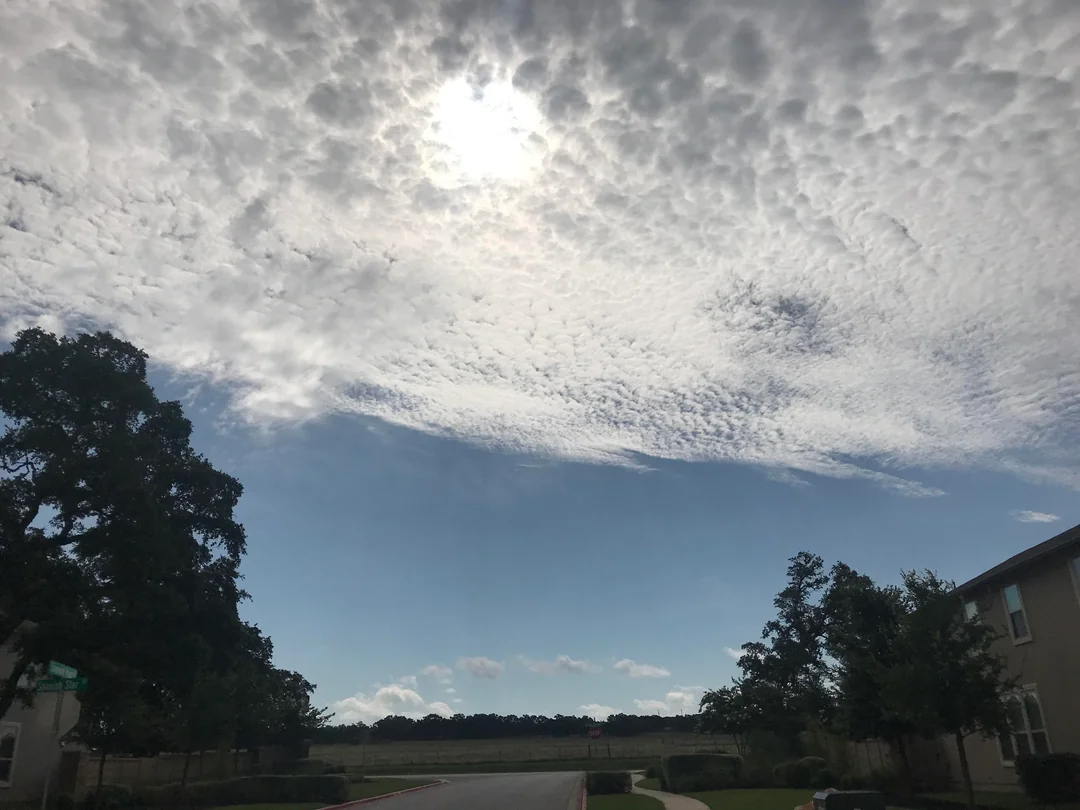
#> input picture samples/dripping-springs-tx.jpg, 1080 x 810 px
$ python -i opencv_solar.py   (imports and definitions only)
#> lines starting #> are read from the running program, lines starting #| are printed output that depends on the picture; after the words box and inside, x2 and y2 are one past the last pixel; in counts of white or black regions, pixels touching at a corner belong together
"""OpenCV solar / night estimator. Implements SolarEstimatorPort."""

from __future__ import annotations
import math
import datetime
from collections import Counter
from pathlib import Path

import cv2
import numpy as np
from PIL import Image

from irtc.domain.solar import SolarEstimate


class OpenCVSolarEstimator:

    def estimate(
        self,
        image_path: Path,
        sky_crop: np.ndarray | None = None,
    ) -> SolarEstimate:
        img_bgr = (
            cv2.cvtColor(sky_crop, cv2.COLOR_RGB2BGR)
            if sky_crop is not None
            else self._load(image_path)
        )
#> in _load, img is the input picture: shape (810, 1080, 3); mean B, G, R 139.7, 135.9, 129.8

        if self._is_night(img_bgr):
            stars = self._has_stars(img_bgr)
            return SolarEstimate(
                sun_visible  = False,
                elevation_deg= None,
                time_of_day  = "night",
                hour_range   = (20, 6),
                hemisphere   = None,
                lat_range    = None,
                season_hint  = None,
                confidence   = 0.9 if stars else 0.5,
            )

        h, w = img_bgr.shape[:2]
#> h = 768; w = 1024
        use_crop = sky_crop is not None

        sun_visible, sun_x, sun_y = self._detect_sun(img_bgr, use_crop)
        color_temp, time_of_day, hour_range = self._sky_color_analysis(img_bgr, use_crop)
        elevation_deg = self._estimate_elevation(sun_x, sun_y, h, time_of_day, use_crop, img_bgr)
        azimuth_deg = self._estimate_azimuth(sun_x, w) if sun_x is not None else None

        bt = self._backtrack_location(elevation_deg, hour_range, time_of_day)
        if bt is not None:
            hemisphere, lat_range, season_hint, estimated_lat, lat_conf = bt
        else:
            hemisphere = self._fallback_hemisphere(elevation_deg, time_of_day)
            lat_range = self._fallback_lat_range(elevation_deg, time_of_day)
            season_hint = self._fallback_season(color_temp, elevation_deg)
            estimated_lat = None
            lat_conf = None

        return SolarEstimate(
            sun_visible   = sun_visible,
            elevation_deg = elevation_deg,
            time_of_day   = time_of_day,
            hour_range    = hour_range,
            hemisphere    = hemisphere,
            lat_range     = lat_range,
            season_hint   = season_hint,
            confidence    = self._confidence(sun_visible, elevation_deg, color_temp, lat_conf),
            azimuth_deg   = azimuth_deg,
            estimated_lat = estimated_lat,
            lat_confidence= lat_conf,
        )

    # Night / star detection

    @staticmethod
    def _is_night(img_bgr: np.ndarray) -> bool:
        return float(cv2.cvtColor(img_bgr, cv2.COLOR_BGR2HSV)[:, :, 2].mean()) < 45

    # [9 lines left out: function _has_stars, not called in this run]

    # Sun detection

    def _detect_sun(
        self, img_bgr: np.ndarray, use_sky_crop: bool
    ) -> tuple[bool, int | None, int | None]:
#> called with use_sky_crop = False
        h, w = img_bgr.shape[:2]

        if use_sky_crop:
            sky_mask  = np.any(img_bgr > 15, axis=-1).astype(np.uint8) * 255
            analysis  = img_bgr
        else:
            sky_mask  = None
            analysis  = img_bgr[:int(h * 0.70), :]
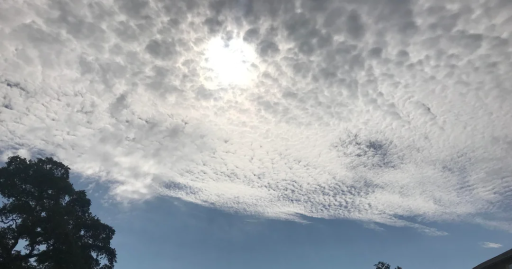
#> analysis: shape (537, 1024, 3) (shown at 1/2 size); mean B, G, R 167.7, 163.7, 159

        v = cv2.cvtColor(analysis, cv2.COLOR_BGR2HSV)[:, :, 2]
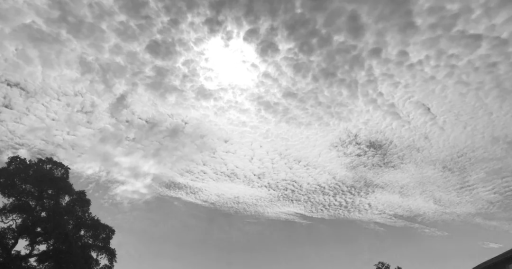
#> v: shape (537, 1024) (shown at 1/2 size); min 12, max 255, mean 169.7
        if sky_mask is not None:
            v = cv2.bitwise_and(v, v, mask=sky_mask)

        _, bright = cv2.threshold(v, 248, 255, cv2.THRESH_BINARY)
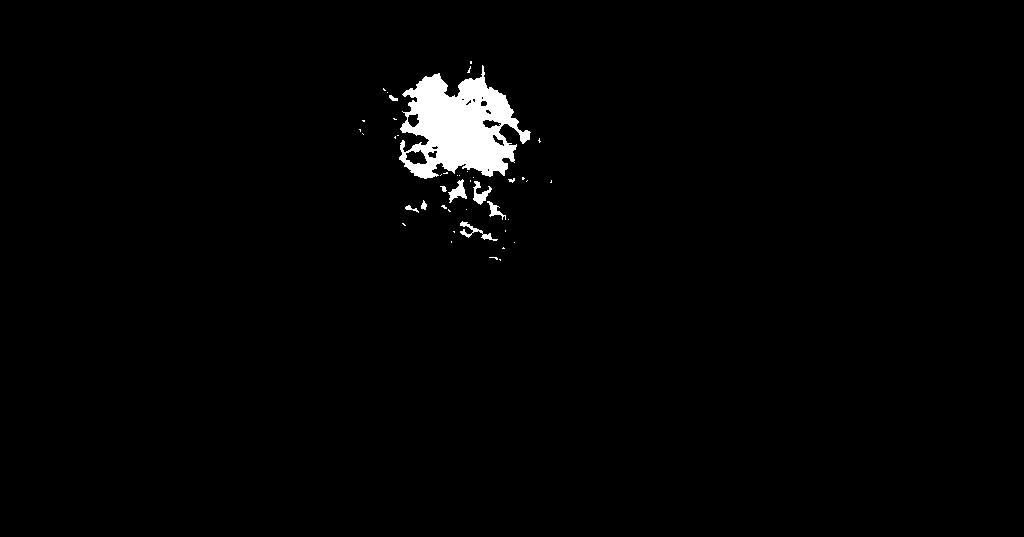
#> bright: shape (537, 1024); 1.7% white; 43 white regions (33 under 20 px), largest, box (x1, y1, x2, y2) and area: (399, 65, 531, 179) 8478, (448, 179, 467, 203) 199, (473, 181, 492, 205) 195
        bright = cv2.erode( bright, np.ones((3, 3)), iterations=2)
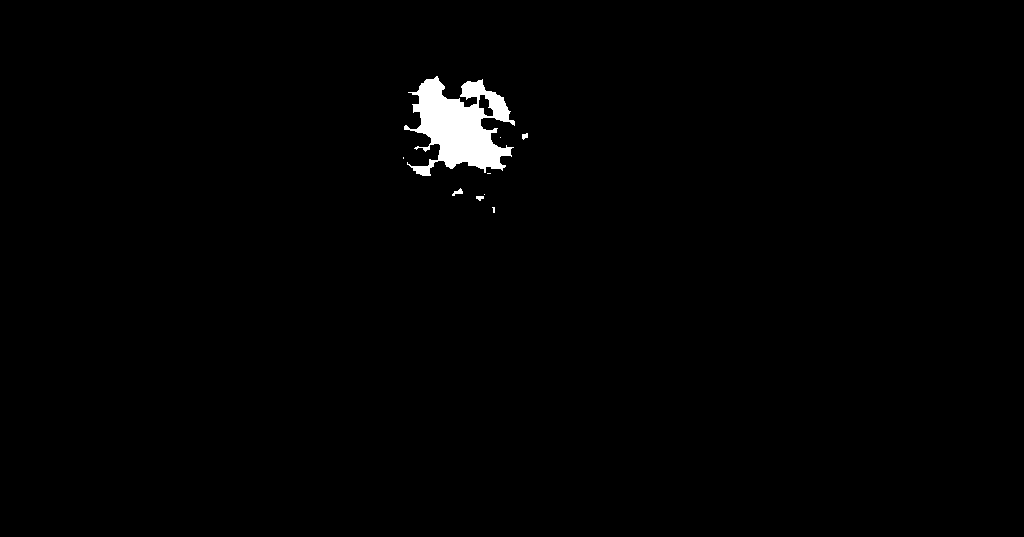
#> bright: shape (537, 1024); 1.1% white; 9 white regions (5 under 20 px), largest, box (x1, y1, x2, y2) and area: (404, 76, 515, 176) 5949, (452, 188, 463, 196) 42, (522, 133, 528, 140) 30, (476, 196, 484, 201) 29
        bright = cv2.dilate(bright, np.ones((5, 5)), iterations=3)
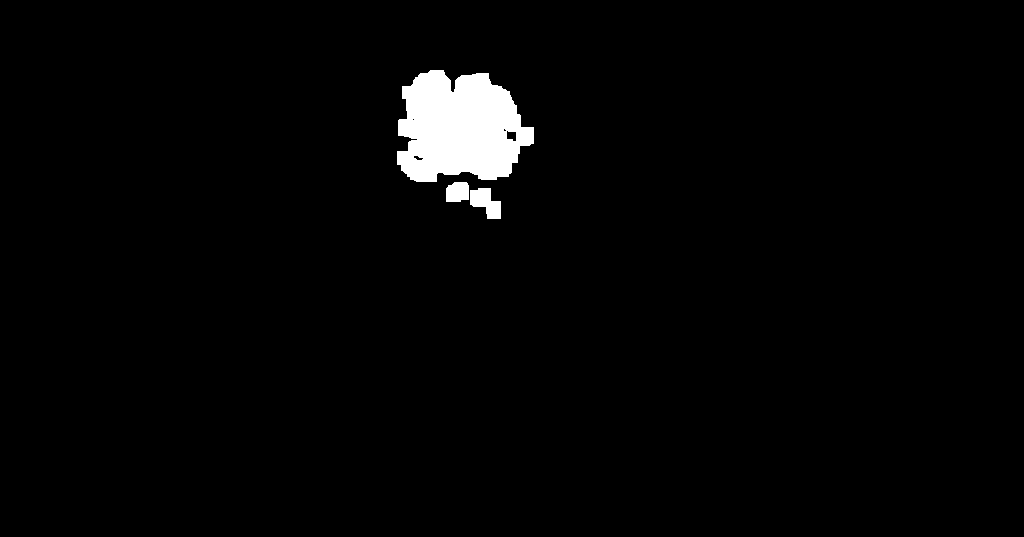
#> bright: shape (537, 1024); 2.3% white; 3 white regions

        contours, _ = cv2.findContours(bright, cv2.RETR_EXTERNAL, cv2.CHAIN_APPROX_SIMPLE)
#> contours = 3 contours; box (x1, y1, x2, y2) and area: (397, 70, 534, 182) 11248, (470, 188, 501, 219) 555, (446, 182, 469, 202) 376
        best, best_score = None, 0.0
        for c in contours:
            area = cv2.contourArea(c)
            if area < 30:
                continue
            circ = 4 * np.pi * area / (cv2.arcLength(c, True) ** 2 + 1e-6)
            M = cv2.moments(c)
            if M["m00"] == 0:
                continue
            cx, cy = int(M["m10"] / M["m00"]), int(M["m01"] / M["m00"])
            score  = circ * (1.5 if cy < h * 0.5 else 1.0)
            if score > best_score:
                best_score, best = score, (cx, cy)
#> this loop made 3 passes
#> (area, circ, cx, cy, score, best_score) on passes 1 to 2: (555, 0.514, 485, 202, 0.771, 0.771), (376, 0.79, 457, 191, 1.19, 1.19)
#> after the loop, best_score = 1.19
#> in estimate, `sun_visible, sun_x, sun_y = self._detect_sun(img_bgr, use_crop)`: sun_visible = True; sun_x = 457; sun_y = 191

        if best and best_score > 0.25:
            return True, best[0], best[1]

        # Fallback: brightest region as a sun-glare indicator
        if use_sky_crop and sky_mask is not None:
            blurred = cv2.GaussianBlur(cv2.cvtColor(analysis, cv2.COLOR_BGR2GRAY), (51, 51), 0)
            blurred = cv2.bitwise_and(blurred, blurred, mask=sky_mask)
        else:
            blurred = cv2.GaussianBlur(
                cv2.cvtColor(img_bgr[:int(h * 0.6), :], cv2.COLOR_BGR2GRAY), (51, 51), 0
            )
        _, max_val, _, max_loc = cv2.minMaxLoc(blurred)
        if max_val > 190:
            return False, max_loc[0], max_loc[1]
        return False, None, None

    # Sky analysis helpers

    def _sky_color_analysis(
        self, img_bgr: np.ndarray, use_sky_crop: bool
    ) -> tuple[float, str, tuple[int, int]]:
#> called with use_sky_crop = False
        if use_sky_crop:
            sky_rgb  = cv2.cvtColor(img_bgr, cv2.COLOR_BGR2RGB)
            sky_mask = np.any(sky_rgb > 15, axis=-1)
            rb = (float(sky_rgb[sky_mask, 0].mean()) / (float(sky_rgb[sky_mask, 2].mean()) + 1e-6)
                  if sky_mask.sum() > 200 else 0.6)
        else:
            h       = img_bgr.shape[0]
            sky_rgb = cv2.cvtColor(img_bgr[:int(h * 0.5), :], cv2.COLOR_BGR2RGB)
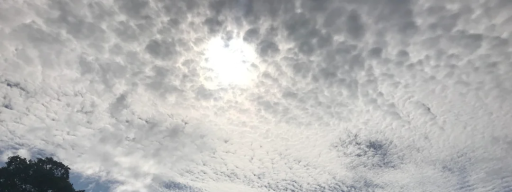
#> sky_rgb: shape (384, 1024, 3) (shown at 1/2 size); mean R, G, B 181.6, 181.5, 180.7
            rb      = float(sky_rgb[:, :, 0].mean()) / (float(sky_rgb[:, :, 2].mean()) + 1e-6)
#> rb = 1
#> in estimate, `color_temp, time_of_day, hour_range = self._sky_color_analysis(img_bgr..`: color_temp = 4000; time_of_day = 'golden_hour'; hour_range = (6, 9)

        if   rb < 0.6: ct = 7000.0
        elif rb < 0.9: ct = 5500.0
        elif rb < 1.5: ct = 4000.0
        elif rb < 2.5: ct = 3000.0
        else:          ct = 2000.0

        if   ct > 6000: return ct, "midday",       (10, 15)
        if   ct > 5000: return ct, "daytime",      ( 8, 18)
        if   ct > 3500: return ct, "golden_hour",  ( 6,  9)
        if   ct > 2500: return ct, "dawn_dusk",    ( 5,  8)
        return ct, "overcast", (0, 24)

    # Estimation helpers

    def _estimate_elevation(
        self, sun_x: int | None, sun_y: int | None, h: int, tod: str,
        use_crop: bool, img_bgr: np.ndarray,
    ) -> float | None:
        if sun_x is not None and sun_y is not None:
            horizon_y = self._detect_horizon(img_bgr, h, use_crop)
            rel = max(0.0, min(1.0, (horizon_y - sun_y) / horizon_y))
            return round(rel * 90.0, 1)
        return {"midday": 55.0, "golden_hour": 15.0, "dawn_dusk": 5.0}.get(tod)

    @staticmethod
    def _detect_horizon(img_bgr: np.ndarray, h: int, use_crop: bool) -> float:
#> called with h = 768, use_crop = False
        gray = cv2.cvtColor(img_bgr, cv2.COLOR_BGR2GRAY)
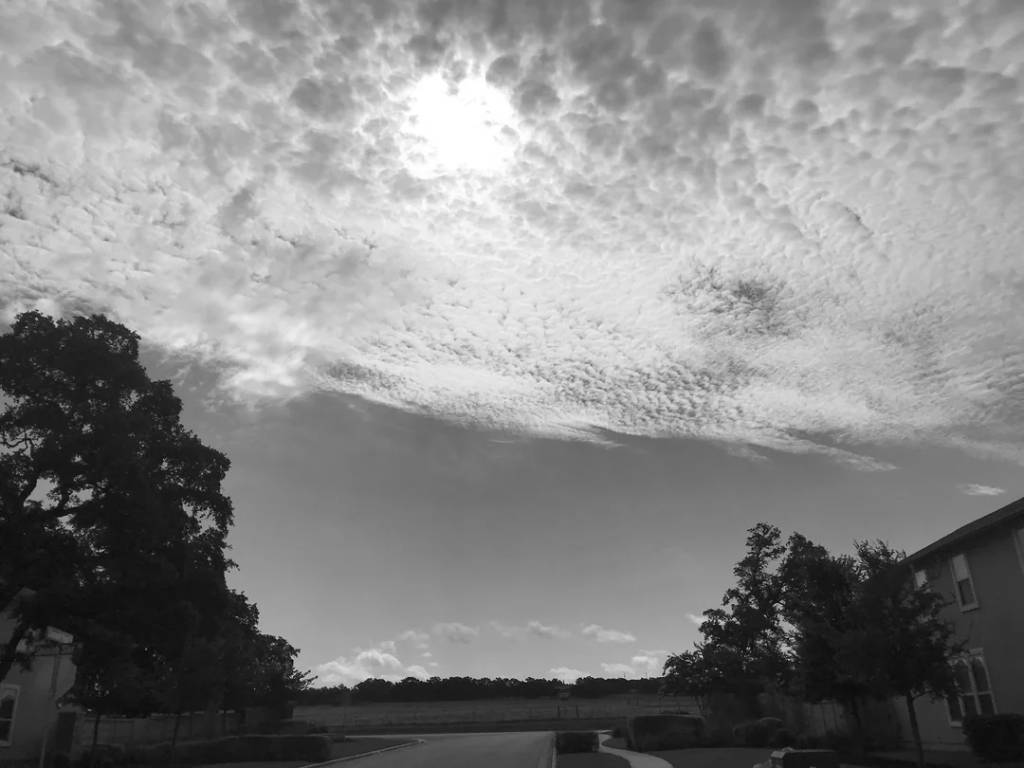
#> gray: shape (768, 1024); min 4, max 255, mean 134.4
        row_profile = gray.mean(axis=1).astype(np.float32)
#> row_profile = 768 values, max 204.7 at index 233, min 29.18 at index 691, mean 134.4
        grad = np.abs(np.diff(row_profile))
#> grad = 767 values, max 10.79 at index 678, min 0.00195 at index 238, mean 0.53
        if len(grad) > 5:
            kernel = np.hanning(7)
            kernel /= kernel.sum()
            smooth = np.convolve(grad, kernel, mode="same") if len(grad) > 7 else grad
#> smooth = 767 values, max 8.5 at index 678, min 0.0531 at index 12, mean 0.53
            peak = int(np.argmax(smooth))
#> peak = 678
#> in _estimate_elevation, `rel = max(0.0, min(1.0, (horizon_y - sun_y) / horizon_y))`: rel = 0.718
#> in estimate, `elevation_deg = self._estimate_elevation(sun_x, sun_y, h, time_of_day,..`: elevation_deg = 64.6
            if peak > h * 0.2:
                return float(peak)
        return float(h * 0.85)

    @staticmethod
    def _estimate_azimuth(sun_x: int, img_width: int) -> float:
#> called with sun_x = 457, img_width = 1024
        fov_deg = 60.0
        rel_pos = (sun_x / img_width - 0.5) * 2
#> rel_pos = -0.107
#> in estimate, `azimuth_deg = self._estimate_azimuth(sun_x, w) if sun_x is not None el..`: azimuth_deg = -3.2
        return round(rel_pos * (fov_deg / 2), 1)

    def _backtrack_location(
        self, elev_deg: float | None, hour_range: tuple[int, int], tod: str,
    ) -> tuple[str, tuple[float, float], str, float, float] | None:
#> called with elev_deg = 64.6, hour_range = (6, 9), tod = 'golden_hour'
        if elev_deg is None:
            return None
        try:
            from suncalc import get_position
        except ImportError:
            return None

        season_dates = [
            ("summer", 6, 21), ("winter", 12, 21),
            ("equinox", 3, 20), ("equinox", 9, 22),
        ]

        if tod == "midday":
            search_hours = [12, 11, 13, 10, 14]
        else:
            lo, hi = hour_range
#> lo = 6; hi = 9
            if lo <= hi:
                search_hours = list(range(max(0, lo), min(24, hi + 1)))
            else:
                search_hours = list(range(lo, 24)) + list(range(0, hi + 1))
            if not search_hours:
                search_hours = list(range(6, 19))

        candidates: list[tuple[float, float, str]] = []
        for season_name, month, day in season_dates:
            for lat_deg in range(-90, 91, 1):
                for utc_hour in search_hours:
                    try:
                        dt = datetime.datetime(2024, month, day, utc_hour, 0, 0)
                        pos = get_position(dt, 0.0, float(lat_deg))
                        calc_elev = math.degrees(pos["altitude"])
                        if calc_elev < 0:
                            continue
                        diff = abs(calc_elev - elev_deg)
                        score = 1.0 - min(diff / 30.0, 1.0)
                        if score > 0.3:
                            candidates.append((score, float(lat_deg), season_name))
                    except Exception:
                        continue
#> after the loop, candidates = []

        if not candidates:
            return None

        scores_by_lat: dict[float, float] = {}
        for score, lat, _ in candidates:
            scores_by_lat[lat] = scores_by_lat.get(lat, 0.0) + score

        sorted_lats = sorted(scores_by_lat.items(), key=lambda x: -x[1])
        top_lats = sorted_lats[:10]

        total_weight = sum(w for _, w in top_lats)
        if total_weight == 0:
            return None

        estimated_lat = sum(lat * w for lat, w in top_lats) / total_weight

        variance = sum(w * (lat - estimated_lat) ** 2 for lat, w in top_lats) / total_weight
        lat_std = math.sqrt(variance) if variance > 0 else 5.0
        margin = max(3.0, lat_std * 2)
        lat_range = (
            max(-90.0, round(estimated_lat - margin, 1)),
            min(90.0, round(estimated_lat + margin, 1)),
        )

        hem = "north" if estimated_lat > 15 else ("south" if estimated_lat < -15 else "equatorial")

        season_counts = Counter(s for _, _, s in candidates)
        best_season = season_counts.most_common(1)[0][0] if season_counts else "unknown"

        best_score = max(s for s, _, _ in candidates)
        lat_confidence = round(min(1.0, best_score * 1.5), 2)

        return hem, lat_range, best_season, round(estimated_lat, 2), lat_confidence

    # [32 lines left out: functions _fallback_hemisphere, _fallback_lat_range, _fallback_season, _confidence, not called in this run]

    @staticmethod
    def _load(image_path: Path) -> np.ndarray:
        img = cv2.imread(str(image_path))
        if img is None:
            img = cv2.cvtColor(np.array(Image.open(image_path).convert("RGB")), cv2.COLOR_RGB2BGR)
        h, w = img.shape[:2]
        if max(h, w) > 1024:
            s = 1024 / max(h, w)
            img = cv2.resize(img, (int(w * s), int(h * s)))
        return img

#> (the run stopped early here; a loop or call above may not have finished)
